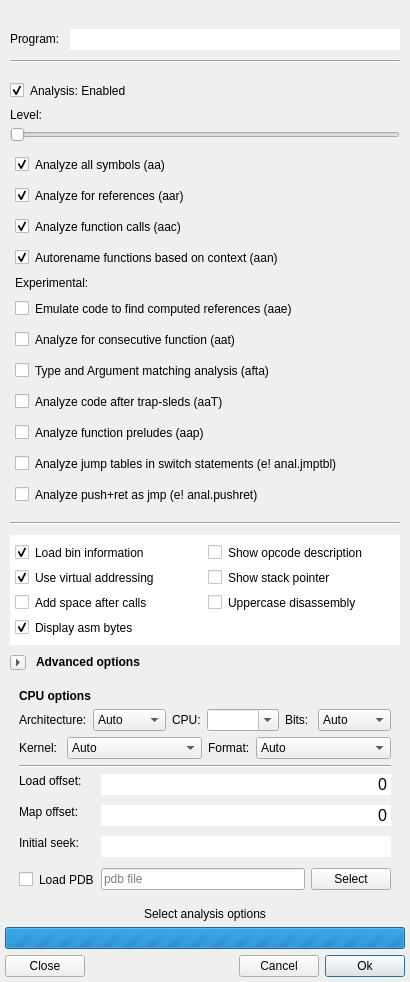
<?xml version="1.0" encoding="UTF-8"?>
<ui version="4.0">
 <class>OptionsDialog</class>
 <widget class="QDialog" name="OptionsDialog">
  <property name="geometry">
   <rect>
    <x>0</x>
    <y>0</y>
    <width>576</width>
    <height>1167</height>
   </rect>
  </property>
  <property name="sizePolicy">
   <sizepolicy hsizetype="Minimum" vsizetype="Preferred">
    <horstretch>0</horstretch>
    <verstretch>0</verstretch>
   </sizepolicy>
  </property>
  <property name="minimumSize">
   <size>
    <width>400</width>
    <height>0</height>
   </size>
  </property>
  <property name="windowTitle">
   <string>Load Options</string>
  </property>
  <property name="windowIcon">
   <iconset>
    <normaloff>:/img/logo-small.png</normaloff>:/img/logo-small.png</iconset>
  </property>
  <property name="autoFillBackground">
   <bool>false</bool>
  </property>
  <property name="styleSheet">
   <string notr="true">QCheckBox {
    margin-top: 5px;
    margin-bottom: 5px;
}</string>
  </property>
  <layout class="QVBoxLayout" name="verticalLayout_5">
   <property name="sizeConstraint">
    <enum>QLayout::SetFixedSize</enum>
   </property>
   <property name="leftMargin">
    <number>5</number>
   </property>
   <property name="topMargin">
    <number>5</number>
   </property>
   <property name="rightMargin">
    <number>5</number>
   </property>
   <property name="bottomMargin">
    <number>5</number>
   </property>
   <item>
    <layout class="QGridLayout" name="gridLayout_2">
     <property name="spacing">
      <number>5</number>
     </property>
     <item row="0" column="1">
      <layout class="QVBoxLayout" name="verticalLayout_3">
       <property name="spacing">
        <number>0</number>
       </property>
       <property name="topMargin">
        <number>0</number>
       </property>
       <property name="bottomMargin">
        <number>0</number>
       </property>
       <item>
        <widget class="QLabel" name="logo">
         <property name="sizePolicy">
          <sizepolicy hsizetype="Fixed" vsizetype="Preferred">
           <horstretch>0</horstretch>
           <verstretch>0</verstretch>
          </sizepolicy>
         </property>
         <property name="minimumSize">
          <size>
           <width>400</width>
           <height>0</height>
          </size>
         </property>
         <property name="maximumSize">
          <size>
           <width>400</width>
           <height>16777215</height>
          </size>
         </property>
         <property name="text">
          <string/>
         </property>
         <property name="pixmap">
          <pixmap>:/img/logo-small.png</pixmap>
         </property>
         <property name="alignment">
          <set>Qt::AlignCenter</set>
         </property>
        </widget>
       </item>
       <item>
        <widget class="QFrame" name="frame">
         <property name="sizePolicy">
          <sizepolicy hsizetype="Preferred" vsizetype="Fixed">
           <horstretch>0</horstretch>
           <verstretch>0</verstretch>
          </sizepolicy>
         </property>
         <property name="frameShape">
          <enum>QFrame::NoFrame</enum>
         </property>
         <property name="frameShadow">
          <enum>QFrame::Plain</enum>
         </property>
         <layout class="QVBoxLayout" name="verticalLayout">
          <property name="spacing">
           <number>10</number>
          </property>
          <property name="sizeConstraint">
           <enum>QLayout::SetDefaultConstraint</enum>
          </property>
          <property name="leftMargin">
           <number>5</number>
          </property>
          <property name="topMargin">
           <number>5</number>
          </property>
          <property name="rightMargin">
           <number>5</number>
          </property>
          <property name="bottomMargin">
           <number>0</number>
          </property>
          <item>
           <layout class="QHBoxLayout" name="horizontalLayout">
            <property name="topMargin">
             <number>5</number>
            </property>
            <item>
             <widget class="QLabel" name="programLabel">
              <property name="sizePolicy">
               <sizepolicy hsizetype="Preferred" vsizetype="Fixed">
                <horstretch>0</horstretch>
                <verstretch>0</verstretch>
               </sizepolicy>
              </property>
              <property name="text">
               <string>Program:</string>
              </property>
             </widget>
            </item>
            <item>
             <widget class="QLineEdit" name="programLineEdit">
              <property name="font">
               <font>
                <pointsize>12</pointsize>
               </font>
              </property>
              <property name="text">
               <string notr="true"/>
              </property>
              <property name="frame">
               <bool>false</bool>
              </property>
              <property name="readOnly">
               <bool>true</bool>
              </property>
              <property name="clearButtonEnabled">
               <bool>false</bool>
              </property>
             </widget>
            </item>
           </layout>
          </item>
          <item>
           <widget class="Line" name="line_3">
            <property name="orientation">
             <enum>Qt::Horizontal</enum>
            </property>
           </widget>
          </item>
          <item>
           <layout class="QVBoxLayout" name="verticalLayout_6">
            <property name="spacing">
             <number>5</number>
            </property>
            <item>
             <layout class="QVBoxLayout" name="verticalLayout_4">
              <property name="spacing">
               <number>5</number>
              </property>
              <property name="sizeConstraint">
               <enum>QLayout::SetDefaultConstraint</enum>
              </property>
              <item>
               <widget class="Line" name="line">
                <property name="orientation">
                 <enum>Qt::Vertical</enum>
                </property>
               </widget>
              </item>
              <item>
               <widget class="QCheckBox" name="analCheckBox">
                <property name="sizePolicy">
                 <sizepolicy hsizetype="Expanding" vsizetype="Fixed">
                  <horstretch>0</horstretch>
                  <verstretch>0</verstretch>
                 </sizepolicy>
                </property>
                <property name="layoutDirection">
                 <enum>Qt::LeftToRight</enum>
                </property>
                <property name="styleSheet">
                 <string notr="true"/>
                </property>
                <property name="text">
                 <string>Analysis: Enabled</string>
                </property>
                <property name="checked">
                 <bool>true</bool>
                </property>
               </widget>
              </item>
              <item>
               <widget class="QLabel" name="analDescription">
                <property name="sizePolicy">
                 <sizepolicy hsizetype="Expanding" vsizetype="Fixed">
                  <horstretch>0</horstretch>
                  <verstretch>0</verstretch>
                 </sizepolicy>
                </property>
                <property name="text">
                 <string>Level: </string>
                </property>
               </widget>
              </item>
             </layout>
            </item>
            <item>
             <widget class="QSlider" name="analSlider">
              <property name="sizePolicy">
               <sizepolicy hsizetype="MinimumExpanding" vsizetype="Fixed">
                <horstretch>0</horstretch>
                <verstretch>0</verstretch>
               </sizepolicy>
              </property>
              <property name="minimum">
               <number>0</number>
              </property>
              <property name="maximum">
               <number>3</number>
              </property>
              <property name="pageStep">
               <number>1</number>
              </property>
              <property name="value">
               <number>0</number>
              </property>
              <property name="orientation">
               <enum>Qt::Horizontal</enum>
              </property>
              <property name="invertedAppearance">
               <bool>false</bool>
              </property>
              <property name="tickPosition">
               <enum>QSlider::NoTicks</enum>
              </property>
             </widget>
            </item>
            <item>
             <widget class="QFrame" name="analoptionsFrame">
              <property name="enabled">
               <bool>true</bool>
              </property>
              <property name="sizePolicy">
               <sizepolicy hsizetype="MinimumExpanding" vsizetype="Fixed">
                <horstretch>0</horstretch>
                <verstretch>0</verstretch>
               </sizepolicy>
              </property>
              <layout class="QVBoxLayout" name="verticalLayout_7">
               <property name="spacing">
                <number>6</number>
               </property>
               <property name="leftMargin">
                <number>5</number>
               </property>
               <property name="topMargin">
                <number>5</number>
               </property>
               <property name="rightMargin">
                <number>5</number>
               </property>
               <property name="bottomMargin">
                <number>5</number>
               </property>
               <item>
                <widget class="QCheckBox" name="aa_symbols">
                 <property name="text">
                  <string>Analyze all symbols (aa)</string>
                 </property>
                 <property name="checked">
                  <bool>true</bool>
                 </property>
                </widget>
               </item>
               <item>
                <widget class="QCheckBox" name="aar_references">
                 <property name="text">
                  <string>Analyze for references (aar)</string>
                 </property>
                 <property name="checked">
                  <bool>true</bool>
                 </property>
                </widget>
               </item>
               <item>
                <widget class="QCheckBox" name="aac_calls">
                 <property name="text">
                  <string>Analyze function calls (aac)</string>
                 </property>
                 <property name="checked">
                  <bool>true</bool>
                 </property>
                </widget>
               </item>
               <item>
                <widget class="QCheckBox" name="aan_rename">
                 <property name="text">
                  <string>Autorename functions based on context (aan)</string>
                 </property>
                 <property name="checked">
                  <bool>true</bool>
                 </property>
                </widget>
               </item>
               <item>
                <widget class="QLabel" name="label">
                 <property name="text">
                  <string>Experimental:</string>
                 </property>
                </widget>
               </item>
               <item>
                <widget class="QCheckBox" name="aae_emulate">
                 <property name="text">
                  <string>Emulate code to find computed references (aae)</string>
                 </property>
                </widget>
               </item>
               <item>
                <widget class="QCheckBox" name="aat_consecutive">
                 <property name="text">
                  <string>Analyze for consecutive function (aat)</string>
                 </property>
                </widget>
               </item>
               <item>
                <widget class="QCheckBox" name="afta_typeargument">
                 <property name="text">
                  <string>Type and Argument matching analysis (afta)</string>
                 </property>
                </widget>
               </item>
               <item>
                <widget class="QCheckBox" name="aaT_aftertrap">
                 <property name="text">
                  <string>Analyze code after trap-sleds (aaT)</string>
                 </property>
                </widget>
               </item>
               <item>
                <widget class="QCheckBox" name="aap_preludes">
                 <property name="text">
                  <string>Analyze function preludes (aap)</string>
                 </property>
                </widget>
               </item>
               <item>
                <widget class="QCheckBox" name="jmptbl">
                 <property name="text">
                  <string>Analyze jump tables in switch statements (e! anal.jmptbl)</string>
                 </property>
                </widget>
               </item>
               <item>
                <widget class="QCheckBox" name="pushret">
                 <property name="text">
                  <string>Analyze push+ret as jmp (e! anal.pushret)</string>
                 </property>
                </widget>
               </item>
              </layout>
             </widget>
            </item>
           </layout>
          </item>
          <item>
           <widget class="Line" name="line_4">
            <property name="orientation">
             <enum>Qt::Horizontal</enum>
            </property>
           </widget>
          </item>
          <item>
           <layout class="QHBoxLayout" name="horizontalLayout_7">
            <property name="spacing">
             <number>0</number>
            </property>
            <item>
             <widget class="QFrame" name="frame_2">
              <property name="sizePolicy">
               <sizepolicy hsizetype="MinimumExpanding" vsizetype="Fixed">
                <horstretch>0</horstretch>
                <verstretch>0</verstretch>
               </sizepolicy>
              </property>
              <property name="layoutDirection">
               <enum>Qt::LeftToRight</enum>
              </property>
              <property name="styleSheet">
               <string notr="true">background-color: rgb(255, 255, 255);
color: rgb(0, 0, 0);</string>
              </property>
              <property name="frameShape">
               <enum>QFrame::NoFrame</enum>
              </property>
              <property name="frameShadow">
               <enum>QFrame::Plain</enum>
              </property>
              <layout class="QVBoxLayout" name="verticalLayout_2">
               <property name="leftMargin">
                <number>5</number>
               </property>
               <property name="topMargin">
                <number>5</number>
               </property>
               <property name="rightMargin">
                <number>5</number>
               </property>
               <property name="bottomMargin">
                <number>5</number>
               </property>
               <item>
                <layout class="QHBoxLayout" name="horizontalLayout_5">
                 <property name="sizeConstraint">
                  <enum>QLayout::SetMinimumSize</enum>
                 </property>
                 <item>
                  <layout class="QFormLayout" name="formLayout">
                   <property name="sizeConstraint">
                    <enum>QLayout::SetMinimumSize</enum>
                   </property>
                   <property name="fieldGrowthPolicy">
                    <enum>QFormLayout::FieldsStayAtSizeHint</enum>
                   </property>
                   <property name="labelAlignment">
                    <set>Qt::AlignLeading|Qt::AlignLeft|Qt::AlignTop</set>
                   </property>
                   <property name="formAlignment">
                    <set>Qt::AlignLeading|Qt::AlignLeft|Qt::AlignTop</set>
                   </property>
                   <property name="verticalSpacing">
                    <number>0</number>
                   </property>
                   <item row="11" column="0">
                    <widget class="QCheckBox" name="binCheckBox">
                     <property name="text">
                      <string>Load bin information</string>
                     </property>
                     <property name="checked">
                      <bool>true</bool>
                     </property>
                    </widget>
                   </item>
                   <item row="12" column="0">
                    <widget class="QCheckBox" name="vaCheckBox">
                     <property name="styleSheet">
                      <string notr="true"/>
                     </property>
                     <property name="text">
                      <string>Use virtual addressing</string>
                     </property>
                     <property name="checked">
                      <bool>true</bool>
                     </property>
                    </widget>
                   </item>
                   <item row="13" column="0">
                    <widget class="QCheckBox" name="spacyCheckBox">
                     <property name="text">
                      <string>Add space after calls</string>
                     </property>
                    </widget>
                   </item>
                   <item row="14" column="0">
                    <widget class="QCheckBox" name="bytesCheckBox">
                     <property name="text">
                      <string>Display asm bytes</string>
                     </property>
                     <property name="checked">
                      <bool>true</bool>
                     </property>
                    </widget>
                   </item>
                  </layout>
                 </item>
                 <item>
                  <layout class="QFormLayout" name="formLayout_3">
                   <property name="sizeConstraint">
                    <enum>QLayout::SetMinimumSize</enum>
                   </property>
                   <property name="labelAlignment">
                    <set>Qt::AlignLeading|Qt::AlignLeft|Qt::AlignTop</set>
                   </property>
                   <property name="formAlignment">
                    <set>Qt::AlignLeading|Qt::AlignLeft|Qt::AlignTop</set>
                   </property>
                   <property name="verticalSpacing">
                    <number>0</number>
                   </property>
                   <property name="leftMargin">
                    <number>0</number>
                   </property>
                   <item row="1" column="0">
                    <widget class="QCheckBox" name="descriptionCheckBox">
                     <property name="text">
                      <string>Show opcode description</string>
                     </property>
                    </widget>
                   </item>
                   <item row="2" column="0">
                    <widget class="QCheckBox" name="stackCheckBox">
                     <property name="text">
                      <string>Show stack pointer</string>
                     </property>
                    </widget>
                   </item>
                   <item row="3" column="0">
                    <widget class="QCheckBox" name="ucaseCheckBox">
                     <property name="text">
                      <string>Uppercase disassembly</string>
                     </property>
                    </widget>
                   </item>
                  </layout>
                 </item>
                </layout>
               </item>
              </layout>
             </widget>
            </item>
           </layout>
          </item>
          <item>
           <layout class="QHBoxLayout" name="horizontalLayout_6">
            <property name="topMargin">
             <number>0</number>
            </property>
            <item>
             <widget class="QToolButton" name="AdvOptButton">
              <property name="text">
               <string>...</string>
              </property>
              <property name="iconSize">
               <size>
                <width>8</width>
                <height>8</height>
               </size>
              </property>
              <property name="checkable">
               <bool>true</bool>
              </property>
              <property name="arrowType">
               <enum>Qt::RightArrow</enum>
              </property>
             </widget>
            </item>
            <item>
             <widget class="QLabel" name="label_5">
              <property name="sizePolicy">
               <sizepolicy hsizetype="Preferred" vsizetype="Fixed">
                <horstretch>0</horstretch>
                <verstretch>0</verstretch>
               </sizepolicy>
              </property>
              <property name="font">
               <font>
                <weight>75</weight>
                <bold>true</bold>
               </font>
              </property>
              <property name="text">
               <string>Advanced options</string>
              </property>
             </widget>
            </item>
           </layout>
          </item>
          <item>
           <widget class="QFrame" name="hideFrame">
            <layout class="QVBoxLayout" name="verticalLayout_8">
             <item>
              <widget class="QLabel" name="label_2">
               <property name="sizePolicy">
                <sizepolicy hsizetype="Preferred" vsizetype="Fixed">
                 <horstretch>0</horstretch>
                 <verstretch>0</verstretch>
                </sizepolicy>
               </property>
               <property name="font">
                <font>
                 <weight>75</weight>
                 <bold>true</bold>
                </font>
               </property>
               <property name="toolTip">
                <string notr="true"/>
               </property>
               <property name="accessibleDescription">
                <string notr="true"/>
               </property>
               <property name="text">
                <string>CPU options</string>
               </property>
              </widget>
             </item>
             <item>
              <layout class="QHBoxLayout" name="horizontalLayout_2">
               <item>
                <widget class="QLabel" name="archLabel">
                 <property name="sizePolicy">
                  <sizepolicy hsizetype="Fixed" vsizetype="Fixed">
                   <horstretch>0</horstretch>
                   <verstretch>0</verstretch>
                  </sizepolicy>
                 </property>
                 <property name="text">
                  <string>Architecture:</string>
                 </property>
                </widget>
               </item>
               <item>
                <widget class="QComboBox" name="archComboBox">
                 <property name="currentText">
                  <string notr="true">Auto</string>
                 </property>
                 <item>
                  <property name="text">
                   <string>Auto</string>
                  </property>
                 </item>
                </widget>
               </item>
               <item>
                <widget class="QLabel" name="cpuLabel">
                 <property name="sizePolicy">
                  <sizepolicy hsizetype="Fixed" vsizetype="Fixed">
                   <horstretch>0</horstretch>
                   <verstretch>0</verstretch>
                  </sizepolicy>
                 </property>
                 <property name="text">
                  <string>CPU:</string>
                 </property>
                </widget>
               </item>
               <item>
                <widget class="QComboBox" name="cpuComboBox">
                 <property name="minimumSize">
                  <size>
                   <width>70</width>
                   <height>0</height>
                  </size>
                 </property>
                 <property name="editable">
                  <bool>true</bool>
                 </property>
                 <item>
                  <property name="text">
                   <string/>
                  </property>
                 </item>
                </widget>
               </item>
               <item>
                <widget class="QLabel" name="bitsLabel">
                 <property name="sizePolicy">
                  <sizepolicy hsizetype="Fixed" vsizetype="Fixed">
                   <horstretch>0</horstretch>
                   <verstretch>0</verstretch>
                  </sizepolicy>
                 </property>
                 <property name="text">
                  <string notr="true">Bits: </string>
                 </property>
                </widget>
               </item>
               <item>
                <widget class="QComboBox" name="bitsComboBox">
                 <item>
                  <property name="text">
                   <string>Auto</string>
                  </property>
                 </item>
                 <item>
                  <property name="text">
                   <string>8</string>
                  </property>
                 </item>
                 <item>
                  <property name="text">
                   <string>16</string>
                  </property>
                 </item>
                 <item>
                  <property name="text">
                   <string>32</string>
                  </property>
                 </item>
                 <item>
                  <property name="text">
                   <string>64</string>
                  </property>
                 </item>
                </widget>
               </item>
              </layout>
             </item>
             <item>
              <layout class="QHBoxLayout" name="horizontalLayout_3">
               <property name="topMargin">
                <number>0</number>
               </property>
               <item>
                <widget class="QLabel" name="kernelLabel">
                 <property name="sizePolicy">
                  <sizepolicy hsizetype="Fixed" vsizetype="Fixed">
                   <horstretch>0</horstretch>
                   <verstretch>0</verstretch>
                  </sizepolicy>
                 </property>
                 <property name="text">
                  <string>Kernel: </string>
                 </property>
                </widget>
               </item>
               <item>
                <widget class="QComboBox" name="kernelComboBox">
                 <property name="editable">
                  <bool>false</bool>
                 </property>
                 <property name="currentText">
                  <string notr="true">Auto</string>
                 </property>
                 <item>
                  <property name="text">
                   <string>Auto</string>
                  </property>
                 </item>
                </widget>
               </item>
               <item>
                <widget class="QLabel" name="formatLabel">
                 <property name="sizePolicy">
                  <sizepolicy hsizetype="Fixed" vsizetype="Fixed">
                   <horstretch>0</horstretch>
                   <verstretch>0</verstretch>
                  </sizepolicy>
                 </property>
                 <property name="text">
                  <string>Format:</string>
                 </property>
                </widget>
               </item>
               <item>
                <widget class="QComboBox" name="formatComboBox">
                 <property name="currentText">
                  <string notr="true">Auto</string>
                 </property>
                 <item>
                  <property name="text">
                   <string>Auto</string>
                  </property>
                 </item>
                </widget>
               </item>
              </layout>
             </item>
             <item>
              <widget class="Line" name="line_2">
               <property name="orientation">
                <enum>Qt::Horizontal</enum>
               </property>
              </widget>
             </item>
             <item>
              <layout class="QFormLayout" name="formLayout_2">
               <property name="sizeConstraint">
                <enum>QLayout::SetDefaultConstraint</enum>
               </property>
               <property name="fieldGrowthPolicy">
                <enum>QFormLayout::ExpandingFieldsGrow</enum>
               </property>
               <property name="labelAlignment">
                <set>Qt::AlignLeading|Qt::AlignLeft|Qt::AlignTop</set>
               </property>
               <property name="formAlignment">
                <set>Qt::AlignLeading|Qt::AlignLeft|Qt::AlignTop</set>
               </property>
               <property name="verticalSpacing">
                <number>10</number>
               </property>
               <property name="topMargin">
                <number>0</number>
               </property>
               <item row="0" column="0">
                <widget class="QLabel" name="offsetLabel">
                 <property name="sizePolicy">
                  <sizepolicy hsizetype="Fixed" vsizetype="Fixed">
                   <horstretch>0</horstretch>
                   <verstretch>0</verstretch>
                  </sizepolicy>
                 </property>
                 <property name="text">
                  <string>Load offset:</string>
                 </property>
                </widget>
               </item>
               <item row="0" column="1">
                <widget class="QLineEdit" name="entry_loadOffset">
                 <property name="font">
                  <font>
                   <pointsize>12</pointsize>
                  </font>
                 </property>
                 <property name="inputMask">
                  <string notr="true"/>
                 </property>
                 <property name="text">
                  <string notr="true">0</string>
                 </property>
                 <property name="frame">
                  <bool>false</bool>
                 </property>
                 <property name="alignment">
                  <set>Qt::AlignRight|Qt::AlignTrailing|Qt::AlignVCenter</set>
                 </property>
                </widget>
               </item>
               <item row="1" column="0">
                <widget class="QLabel" name="mapLabel">
                 <property name="sizePolicy">
                  <sizepolicy hsizetype="Fixed" vsizetype="Fixed">
                   <horstretch>0</horstretch>
                   <verstretch>0</verstretch>
                  </sizepolicy>
                 </property>
                 <property name="minimumSize">
                  <size>
                   <width>0</width>
                   <height>0</height>
                  </size>
                 </property>
                 <property name="text">
                  <string>Map offset:</string>
                 </property>
                </widget>
               </item>
               <item row="1" column="1">
                <widget class="QLineEdit" name="entry_mapOffset">
                 <property name="font">
                  <font>
                   <pointsize>12</pointsize>
                  </font>
                 </property>
                 <property name="text">
                  <string>0</string>
                 </property>
                 <property name="frame">
                  <bool>false</bool>
                 </property>
                 <property name="alignment">
                  <set>Qt::AlignRight|Qt::AlignTrailing|Qt::AlignVCenter</set>
                 </property>
                </widget>
               </item>
               <item row="2" column="0">
                <widget class="QLabel" name="seekLabel">
                 <property name="sizePolicy">
                  <sizepolicy hsizetype="Preferred" vsizetype="Fixed">
                   <horstretch>0</horstretch>
                   <verstretch>0</verstretch>
                  </sizepolicy>
                 </property>
                 <property name="text">
                  <string>Initial seek:</string>
                 </property>
                </widget>
               </item>
               <item row="2" column="1">
                <widget class="QLineEdit" name="entry_initialSeek">
                 <property name="font">
                  <font>
                   <pointsize>12</pointsize>
                  </font>
                 </property>
                 <property name="inputMask">
                  <string notr="true"/>
                 </property>
                 <property name="text">
                  <string notr="true"/>
                 </property>
                 <property name="frame">
                  <bool>false</bool>
                 </property>
                 <property name="alignment">
                  <set>Qt::AlignRight|Qt::AlignTrailing|Qt::AlignVCenter</set>
                 </property>
                </widget>
               </item>
               <item row="3" column="0">
                <widget class="QCheckBox" name="pdbCheckBox">
                 <property name="text">
                  <string>Load PDB</string>
                 </property>
                </widget>
               </item>
               <item row="3" column="1">
                <widget class="QWidget" name="pdbWidget" native="true">
                 <property name="enabled">
                  <bool>true</bool>
                 </property>
                 <layout class="QHBoxLayout" name="pdbLayout">
                  <property name="leftMargin">
                   <number>0</number>
                  </property>
                  <property name="topMargin">
                   <number>0</number>
                  </property>
                  <property name="rightMargin">
                   <number>0</number>
                  </property>
                  <property name="bottomMargin">
                   <number>0</number>
                  </property>
                  <item>
                   <widget class="QLineEdit" name="pdbLineEdit">
                    <property name="placeholderText">
                     <string>pdb file</string>
                    </property>
                   </widget>
                  </item>
                  <item>
                   <widget class="QPushButton" name="pdbSelectButton">
                    <property name="text">
                     <string>Select</string>
                    </property>
                   </widget>
                  </item>
                 </layout>
                </widget>
               </item>
              </layout>
             </item>
            </layout>
           </widget>
          </item>
         </layout>
        </widget>
       </item>
      </layout>
     </item>
    </layout>
   </item>
   <item>
    <widget class="QLabel" name="statusLabel">
     <property name="sizePolicy">
      <sizepolicy hsizetype="Preferred" vsizetype="Fixed">
       <horstretch>0</horstretch>
       <verstretch>0</verstretch>
      </sizepolicy>
     </property>
     <property name="text">
      <string>Select analysis options</string>
     </property>
     <property name="alignment">
      <set>Qt::AlignCenter</set>
     </property>
    </widget>
   </item>
   <item>
    <widget class="QProgressBar" name="progressBar">
     <property name="enabled">
      <bool>true</bool>
     </property>
     <property name="font">
      <font>
       <kerning>true</kerning>
      </font>
     </property>
     <property name="styleSheet">
      <string notr="true"/>
     </property>
     <property name="maximum">
      <number>0</number>
     </property>
     <property name="value">
      <number>0</number>
     </property>
     <property name="invertedAppearance">
      <bool>false</bool>
     </property>
    </widget>
   </item>
   <item>
    <layout class="QHBoxLayout" name="horizontalLayout_4">
     <property name="topMargin">
      <number>0</number>
     </property>
     <item>
      <widget class="QPushButton" name="closeButton">
       <property name="text">
        <string>Close</string>
       </property>
      </widget>
     </item>
     <item>
      <spacer name="horizontalSpacer_3">
       <property name="orientation">
        <enum>Qt::Horizontal</enum>
       </property>
       <property name="sizeHint" stdset="0">
        <size>
         <width>40</width>
         <height>20</height>
        </size>
       </property>
      </spacer>
     </item>
     <item>
      <widget class="QPushButton" name="cancelButton">
       <property name="text">
        <string>Cancel</string>
       </property>
       <property name="default">
        <bool>false</bool>
       </property>
       <property name="flat">
        <bool>false</bool>
       </property>
      </widget>
     </item>
     <item>
      <widget class="QPushButton" name="okButton">
       <property name="text">
        <string>  Ok  </string>
       </property>
       <property name="default">
        <bool>true</bool>
       </property>
      </widget>
     </item>
    </layout>
   </item>
  </layout>
 </widget>
 <resources/>
 <connections/>
</ui>
